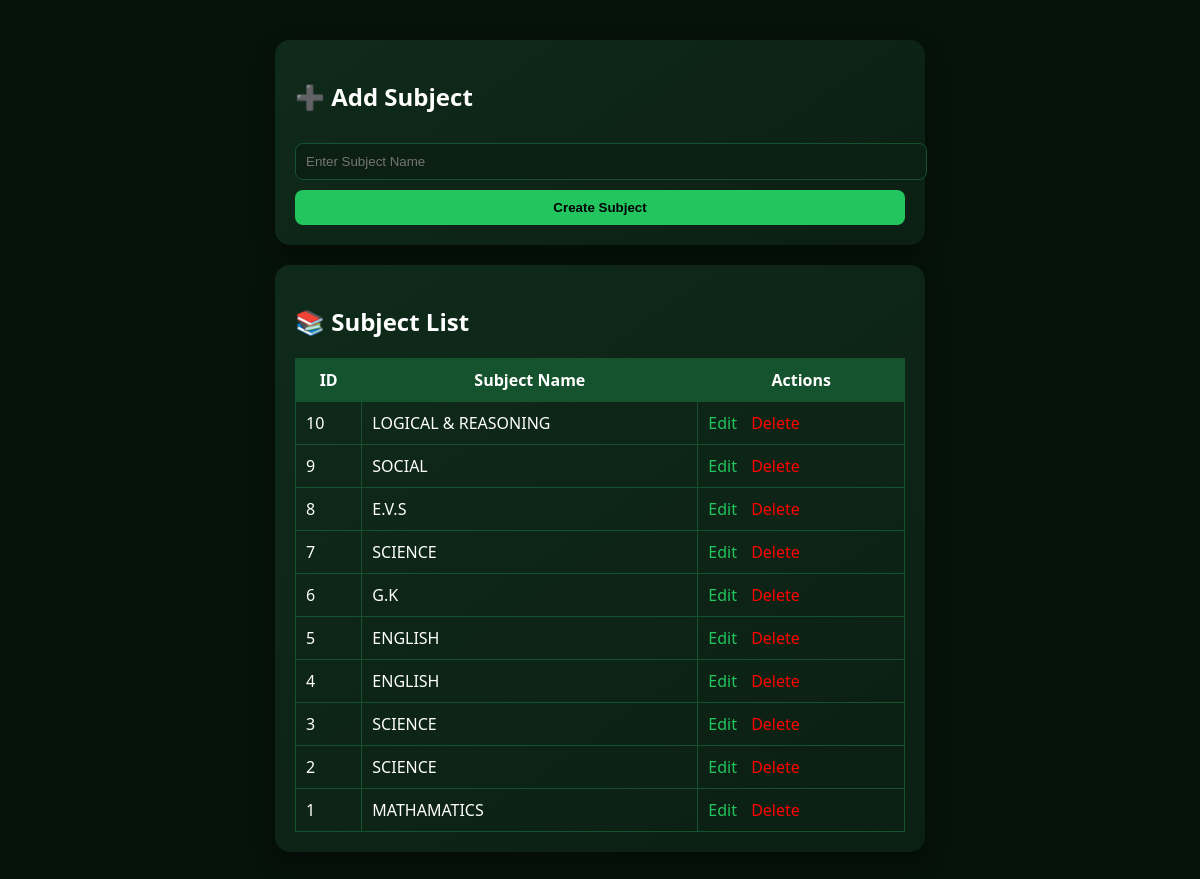
Screenshot of /admin/subjects/index.php with the database file from the repository.
### tables this page shows
CREATE TABLE `subjects` (
  `id` int(11) NOT NULL,
  `subject_name` varchar(100) DEFAULT NULL
);

### admin/subjects/index.php (the view, shortened to what this page needs)
<?php
include '../../config/db.php';
$subjects = $conn->query("SELECT * FROM subjects ORDER BY id DESC");
$edit = null;
?>
<!DOCTYPE html>
<html>
<head>
</head>
<body>
<div class="container">
<div class="card">
<?php if($edit): ?>
<h2>✏️ Edit Subject</h2>
<form method="POST">
<input type="hidden" name="id" value="<?= $edit['id'] ?>">
<input type="text" name="subject_name"
       value="<?= htmlspecialchars($edit['subject_name']) ?>"
       required>
<button name="update_subject">Update Subject</button>
</form>
<a href="index.php">⬅ Cancel Edit</a>
<?php else: ?>
<h2>➕ Add Subject</h2>
<form method="POST">
<input type="text" name="subject_name" placeholder="Enter Subject Name" required>
<button name="add_subject">Create Subject</button>
</form>
<?php endif; ?>
</div>
<div class="card">
<h2>📚 Subject List</h2>
<table>
<tr>
<th>ID</th>
<th>Subject Name</th>
<th>Actions</th>
</tr>
<?php while($s = $subjects->fetch_assoc()): ?>
<tr>
<td><?= $s['id'] ?></td>
<td><?= htmlspecialchars($s['subject_name']) ?></td>
<td>
    <a href="?edit=<?= $s['id'] ?>">Edit</a>
    <a href="?delete=<?= $s['id'] ?>"
       onclick="return confirm('Delete this subject?')"
       style="color:red;">
       Delete
    </a>
</td>
</tr>
<?php endwhile; ?>
</table>
</div>
</div>
</body>
</html>

### admin/subjects/index.php (style rules this page uses)
body { background:#06130a; color:white; font-family:Segoe UI; }
.container { width:650px; margin:40px auto; }
.card { background:linear-gradient(145deg,#0f2a1a,#0b1f13); padding:20px; border-radius:15px; margin-bottom:20px; box-shadow:0 10px 25px rgba(0,0,0,0.4); }
input { width:100%; padding:10px; margin:10px 0; background:#0b1f13; border:1px solid #14532d; color:white; border-radius:8px; }
button { width:100%; padding:10px; background:#22c55e; border:none; font-weight:bold; cursor:pointer; border-radius:8px; }
table { width:100%; border-collapse:collapse; }
th,td { padding:10px; border:1px solid #14532d; }
th { background:#14532d; }
a { color:#22c55e; text-decoration:none; margin-right:10px; }

### rows the page displays
subjects: id "10", subject_name "LOGICAL & REASONING"
subjects: id "9", subject_name "SOCIAL"
subjects: id "8", subject_name "E.V.S"
subjects: id "7", subject_name "SCIENCE"
subjects: id "6", subject_name "G.K"
subjects: id "5", subject_name "ENGLISH"
subjects: id "4", subject_name "ENGLISH"
subjects: id "3", subject_name "SCIENCE"
subjects: id "2", subject_name "SCIENCE"
subjects: id "1", subject_name "MATHAMATICS"
